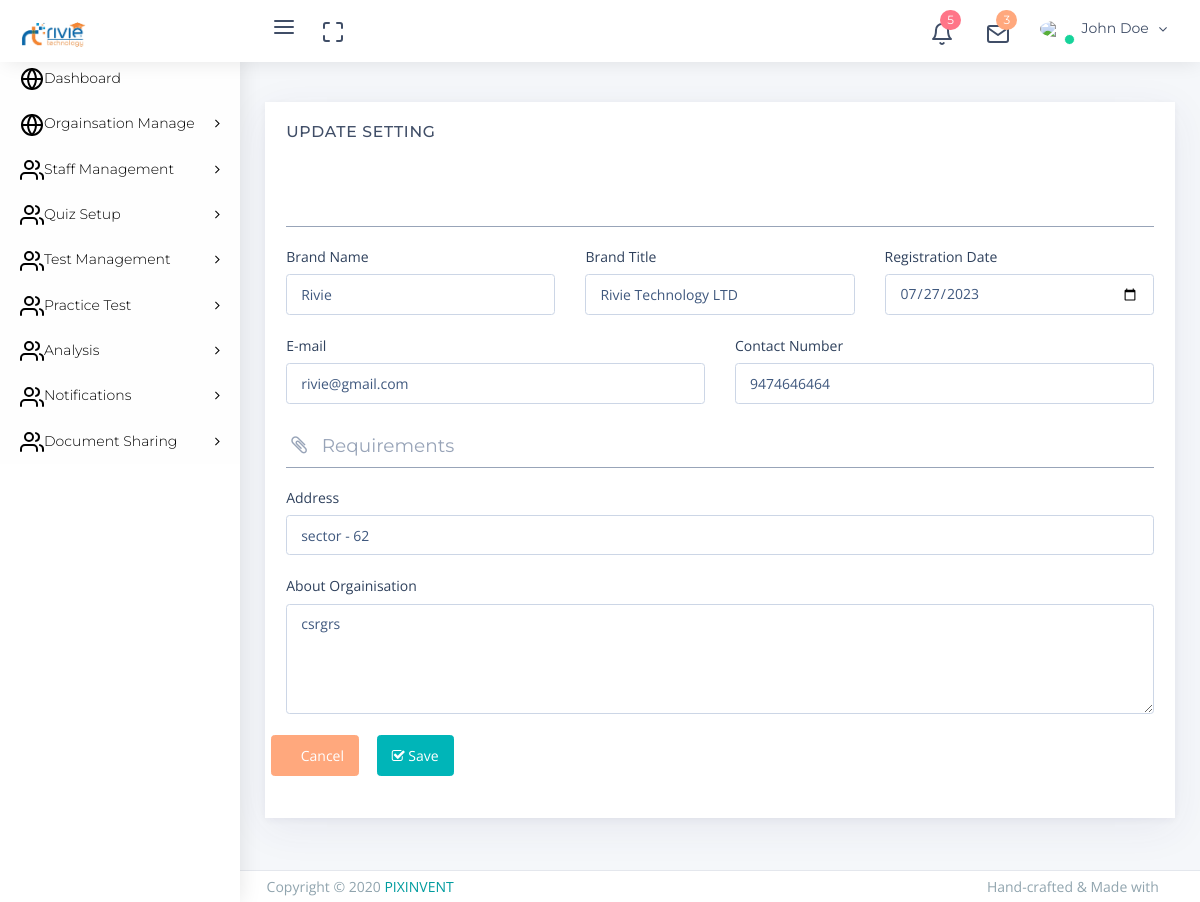
The app's page /admin/update_brd.php?org_id=1 with its own data.
### tables this page shows
CREATE TABLE `brnd_info` (
  `id` int(11) NOT NULL,
  `brd_name` varchar(255) NOT NULL,
  `brd_title` varchar(255) NOT NULL,
  `brd_regis` date NOT NULL DEFAULT current_timestamp(),
  `brd_email` varchar(255) NOT NULL,
  `brd_con` varchar(255) NOT NULL,
  `brd_add` varchar(255) NOT NULL,
  `brd_dis` varchar(255) NOT NULL
);

### admin/update_brd.php (the view, shortened to what this page needs)
<?php include "../common/header.php"; ?>
<?php
include "db.php";
$conn = mysqli_connect($servername, $username, $password, $dbname);
$get_id = $_GET['org_id'];
$sql = "SELECT * FROM brnd_info where id = '". $get_id ."'";
$result = mysqli_query($conn, $sql);
$row = mysqli_fetch_assoc($result);
?>
<div class="app-content content">
    <div class="content-wrapper">
        <div class="content-header row">
            <div class="content-header-right col-md-6 col-12">
            </div>
        </div>
        <div class="content-body">
            <section id="basic-form-layouts">
                <div class="row match-height">
                    <div class="col-md-12">
                        <div class="card">
                            <div class="card-header">
                                <h4 class="card-title" id="basic-layout-form">Update Setting</h4>
                                <div class="heading-elements">
                                    <ul class="list-inline mb-0">
                                        <li><a data-action="collapse"><i class="feather icon-minus"></i></a></li>
                                        <li><a data-action="reload"><i class="feather icon-rotate-cw"></i></a></li>
                                        <li><a data-action="expand"><i class="feather icon-maximize"></i></a></li>
                                        <li><a data-action="close"><i class="feather icon-x"></i></a></li>
                                    </ul>
                                </div>
                            </div>
                            <div class="card-content collapse show">
                                <div class="card-body">
                                    <form class="form" method="POST" action="" >
                                        <div class="form-body">
                                            <h4 class="form-section"><i class="feather icon-user"></i> </h4>
                                            <div class="row">
                                                <div class="col-md-4">
                                                    <div class="form-group">
                                                        <label for="projectinput1">Brand Name</label>
                                                        <input type="text" value="<?php echo $row['brd_name']; ?>" id="projectinput1" class="form-control" placeholder="First Name" name="brd_name">
                                                    </div>
                                                </div>
                                                <div class="col-md-4">
                                                    <div class="form-group">
                                                        <label for="projectinput2">Brand Title</label>
                                                        <input type="text" value="<?php echo $row['brd_title']; ?>" id="projectinput2" class="form-control" placeholder="Last Name" name="brd_title">
                                                    </div>
                                                </div>
                                                <div class="col-md-4">
                                                    <div class="form-group">
                                                        <label for="projectinput2">Registration Date</label>
                                                        <input type="date" value="<?php echo $row['brd_regis']; ?>" id="projectinput2" class="form-control" placeholder="Registration Date" name="brd_reg">
                                                    </div>
                                                </div>
                                            </div>
                                            <div class="row">
                                                <div class="col-md-6">
                                                    <div class="form-group">
                                                        <label for="projectinput3">E-mail</label>
                                                        <input type="text" value="<?php echo $row['brd_email']; ?>" id="projectinput3" class="form-control" placeholder="E-mail" name="brd_email">
                                                    </div>
                                                </div>
                                                <div class="col-md-6">
                                                    <div class="form-group">
                                                        <label for="projectinput4">Contact Number</label>
                                                        <input type="text" value="<?php echo $row['brd_con']; ?>" id="projectinput4" class="form-control" placeholder="Phone" name="brd_cont">
                                                    </div>
                                                </div>
                                            </div>
                                            <h4 class="form-section"><i class="fa fa-paperclip"></i> Requirements</h4>
                                            <div class="form-group">
                                                <label for="companyName">Address</label>
                                                <input type="text" id="companyName" value="<?php echo $row['brd_add']; ?>" class="form-control" placeholder="Company Name" name="brd_add">
                                            </div>
                                            <div class="form-group">
                                                <label for="projectinput8">About Orgainisation</label>
                                                <textarea id="projectinput8" value="" rows="5" class="form-control"  placeholder="About Organisation" name="brd_disp"><?php echo $row['brd_dis']; ?></textarea>
                                            </div>
                                        </div>
                                        <div class="row">
                                            <div class="form-group">
                                                <button type="reset" class="btn btn-warning mr-1">
                                                    <i class="feather icon-x"></i> Cancel
                                                </button>
                                                <button type="submit" class="btn btn-primary" name= "up_brd">
                                                    <i class="fa fa-check-square-o" ></i> Save
                                                </button>
                                            </div>
                                        </div>
                                    </form>
                                </div>
                            </div>
                        </div>
                    </div>
                </div>
            </section>
        </div>
    </div>
</div>
<?php include "../common/footer.php"; ?>

### assets/app-assets/css/custom.css (style rules this page uses)
.form-body { width:100% }
form.form { display: block; }

### records on screen
brnd_info: brd_name "Rivie", brd_title "Rivie Technology LTD", brd_reg "07/27/2023", brd_email "rivie@gmail.com", brd_cont "9474646464", brd_add "sector - 62", brd_disp "csrgrs"
